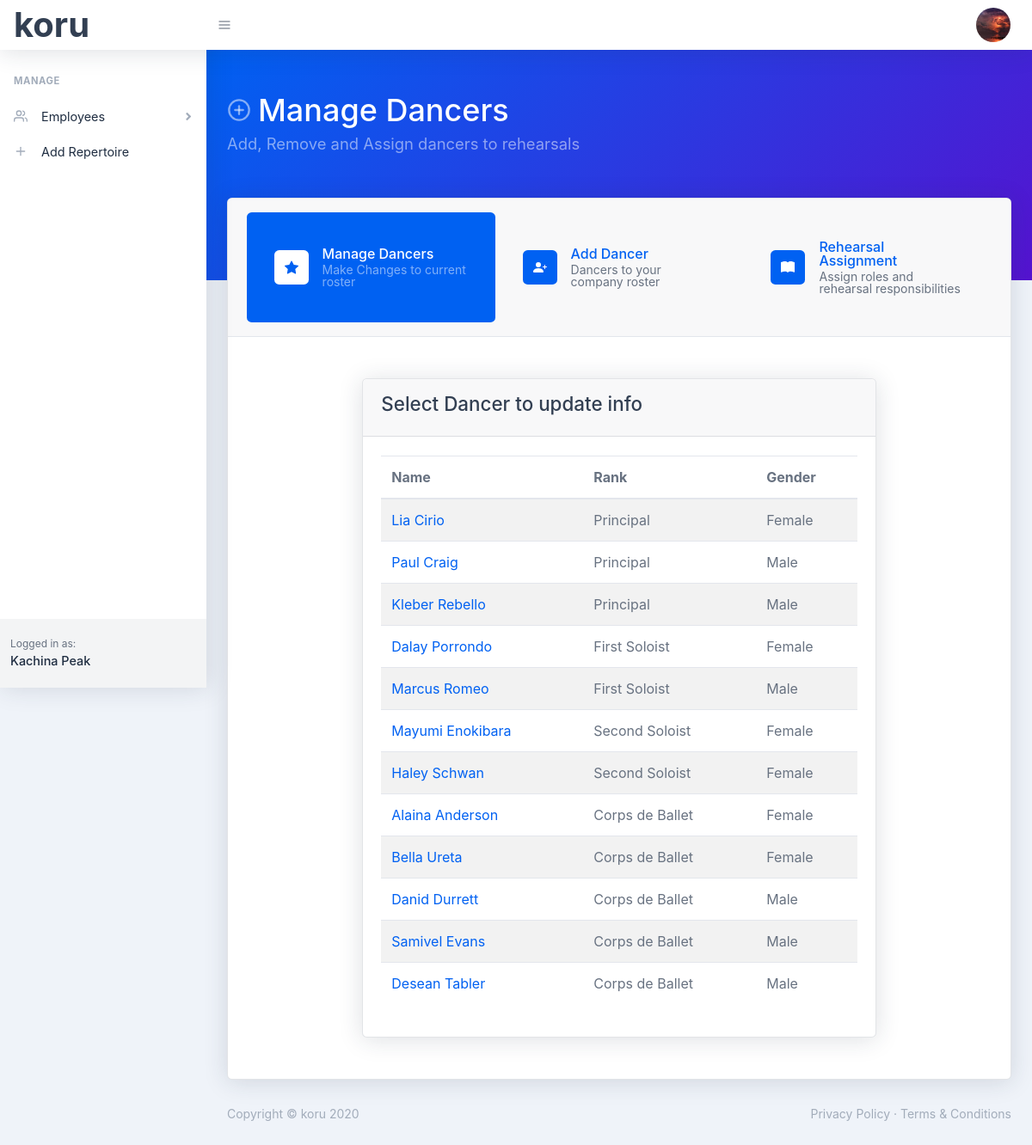
Screenshot of /manage-dancers (signed in) with the database file from the repository.
### koru/models.py (models this page shows, shortened)
class User(db.Model, UserMixin):
    id = db.Column(db.Integer, primary_key=True)
    first_name = db.Column(db.String(30), nullable=False)
    last_name = db.Column(db.String(30), nullable=False)
    company_name = db.Column(db.String(60), nullable=False)
    email = db.Column(db.String(60), unique=True, nullable=False)
    image_file = db.Column(db.String(20), nullable=False, default='default.png')
    password = db.Column(db.String(60), nullable=False)
    dancers = db.relationship('Dancer', backref='company', lazy=True)

class Dancer(db.Model):
    id = db.Column(db.Integer, primary_key=True)
    first_name = db.Column(db.String(30), nullable=False)
    last_name = db.Column(db.String(30), nullable=False)
    rank = db.Column(db.String(20), nullable=False)
    gender = db.Column(db.String(20), nullable=False)
    user_id = db.Column(db.Integer, db.ForeignKey('user.id'), nullable=False)

### koru/routes.py (the view)
@app.route('/manage-dancers', methods=['GET', 'POST'])
@login_required
def manage_dancers():
    principal_dancers = Dancer.query.filter_by(user_id=current_user.id).filter(Dancer.rank=='Principal').order_by(Dancer.gender, Dancer.last_name).all()
    first_soloist_dancers = Dancer.query.filter_by(user_id=current_user.id).filter(Dancer.rank=='First Soloist').order_by(Dancer.gender, Dancer.last_name).all()
    second_soloist_dancers = Dancer.query.filter_by(user_id=current_user.id).filter(Dancer.rank=='Second Soloist').order_by(Dancer.gender, Dancer.last_name).all()
    corps_dancers = Dancer.query.filter_by(user_id=current_user.id).filter(Dancer.rank=='Corps de Ballet').order_by(Dancer.gender, Dancer.last_name).all()
    apprentice_dancers = Dancer.query.filter_by(user_id=current_user.id).filter(Dancer.rank=='Apprentice/2nd Company').order_by(Dancer.gender, Dancer.last_name).all()
    return render_template('manage-dancers.html', title='Manage Dancers', manageActive='active', principal_dancers=principal_dancers, first_soloist_dancers=first_soloist_dancers,
                                                        second_soloist_dancers=second_soloist_dancers, corps_dancers=corps_dancers, apprentice_dancers=apprentice_dancers)

### koru/models.py (called while the page is built)
@login_manager.user_loader
def load_user(user_id):
    return User.query.get(int(user_id))

### koru/templates/manage-dancers.html (shortened to what this page needs)
{% extends "manageDancerLayout.html" %}
{% block dancerbody %}
<div class=" py-5 " >
    <div class="row justify-content-center">
        <div class="col-xxl-10 col-xl-8 col-sm-12">
            <div class="card">
                <div class="card-header"><h2>Select Dancer to update info</h2></div>
                <div class="card-body">
                    <table class="table table-striped table-responsive-sm table-responsive-md">
                        <thead>
                            <tr>
                                <th scope="col">Name</th>
                                <th scope="col">Rank</th>
                                <th scope="col">Gender</th>
                            </tr>
                        </thead>
                        <tbody>
                            {% for dancer in principal_dancers %}
                                <tr>
                                    <td> <a href="{{ url_for('dancer', dancer_id=dancer.id) }}"> {{dancer.first_name}} {{ dancer.last_name }}</a></td>
                                    <td>{{ dancer.rank }}</td>
                                    <td>{{ dancer.gender }}</td>
                                </tr>
                            {% endfor %}
                            {% for dancer in first_soloist_dancers %}
                                <tr>
                                    <td> <a href="{{ url_for('dancer', dancer_id=dancer.id) }}"> {{dancer.first_name}} {{ dancer.last_name }}</a></td>
                                    <td>{{ dancer.rank }}</td>
                                    <td>{{ dancer.gender }}</td>
                                </tr>
                            {% endfor %}
                            {% for dancer in second_soloist_dancers %}
                                <tr>
                                    <td> <a href="{{ url_for('dancer', dancer_id=dancer.id) }}"> {{dancer.first_name}} {{ dancer.last_name }}</a></td>
                                    <td>{{ dancer.rank }}</td>
                                    <td>{{ dancer.gender }}</td>
                                </tr>
                            {% endfor %}
                            {% for dancer in corps_dancers %}
                                <tr>
                                    <td> <a href="{{ url_for('dancer', dancer_id=dancer.id) }}"> {{dancer.first_name}} {{ dancer.last_name }}</a></td>
                                    <td>{{ dancer.rank }}</td>
                                    <td>{{ dancer.gender }}</td>
                                </tr>
                            {% endfor %}
                        </tbody>
                    </table>
                </div>
            </div>
        </div>
    </div>
</div>
{% endblock %}

### koru/templates/layout.html (shortened to what this page needs)
<!DOCTYPE html>
<html lang="en">
    <head>
        <link href="../static/css/styles.css" rel="stylesheet" />
        <link href="https://cdn.datatables.net/1.10.21/css/jquery.dataTables.min.css" type="text/css" rel="stylesheet" />
    </head>
    <body class="nav-fixed">
        <nav class="topnav navbar navbar-expand shadow navbar-light bg-white" id="sidenavAccordion">
            <a class="navbar-brand" style="font-size: 40px;" href="{{ url_for('index') }}">koru</a>
            <button class="btn btn-icon btn-transparent-dark order-1 order-lg-0 mr-lg-2" id="sidebarToggle" href="#"><i data-feather="menu"></i></button>
            <ul class="navbar-nav align-items-center ml-auto">
                {% if current_user.is_authenticated %}
                <li class="nav-item dropdown no-caret mr-2 dropdown-user">
                    <a class="btn btn-icon btn-transparent-dark dropdown-toggle" id="navbarDropdownUserImage" href="javascript:void(0);" role="button" data-toggle="dropdown" aria-haspopup="true" aria-expanded="false"><img class="img-fluid" src="../static/images/profile_pics/{{ current_user.image_file }}" /></a>
                </li>
                {% else %}
                <a class="nav-link" href="{{ url_for('register') }}">Register</a>
                <a class="nav-link" href="{{ url_for('login') }}">Login</a>
                {% endif %}
            </ul>
        </nav>
        <div id="layoutSidenav">
            <div id="layoutSidenav_nav">
                <nav class="sidenav shadow-right sidenav-light">
                    <div class="sidenav-menu">
                        <div class="nav accordion" id="accordionSidenav">
                            <div class="sidenav-menu-heading">Manage</div>
                            <a class="nav-link collapsed" href="javascript:void(0);" data-toggle="collapse" data-target="#collapseDashboards" aria-expanded="false" aria-controls="collapseDashboards">
                                <div class="nav-link-icon"><i data-feather="users"></i></div>
                                Employees
                                <div class="sidenav-collapse-arrow"><i class="fas fa-angle-down"></i></div>
                            </a>
                            <a class="nav-link" href="charts.html">
                                <div class="nav-link-icon"><i data-feather="plus"></i></div>
                                Add Repertoire
                            </a>
                        </div>
                    </div>
                    <div class="sidenav-footer">
                        <div class="sidenav-footer-content">
                            <div class="sidenav-footer-subtitle">Logged in as:</div>
                            <div class="sidenav-footer-title">{{ current_user.company_name }}</div>
                        </div>
                    </div>
                </nav>
            </div>
            <div id="layoutSidenav_content">
                <main>
                    {% block header %} {% endblock %}
                        {% block main %} {% endblock %}
                </main>
                <footer class="footer mt-auto footer-light">
                    <div class="container-fluid">
                        <div class="row">
                            <div class="col-md-6 small">Copyright &copy; koru 2020</div>
                            <div class="col-md-6 text-md-right small">
                                <a href="#!">Privacy Policy</a>
                                &middot;
                                <a href="#!">Terms &amp; Conditions</a>
                            </div>
                        </div>
                    </div>
                </footer>
            </div>
        </div>
    </body>
</html>

### rows the page displays
User: image_file (picture), company_name "Kachina Peak"
Dancer: first_name "Lia", last_name "Cirio", rank "Principal", gender "Female"
Dancer: first_name "Paul", last_name "Craig", rank "Principal", gender "Male"
Dancer: first_name "Kleber", last_name "Rebello", rank "Principal", gender "Male"
Dancer: first_name "Dalay", last_name "Porrondo", rank "First Soloist", gender "Female"
Dancer: first_name "Marcus", last_name "Romeo", rank "First Soloist", gender "Male"
Dancer: first_name "Mayumi", last_name "Enokibara", rank "Second Soloist", gender "Female"
Dancer: first_name "Haley", last_name "Schwan", rank "Second Soloist", gender "Female"
Dancer: first_name "Alaina", last_name "Anderson", rank "Corps de Ballet", gender "Female"
Dancer: first_name "Bella", last_name "Ureta", rank "Corps de Ballet", gender "Female"
Dancer: first_name "Danid", last_name "Durrett", rank "Corps de Ballet", gender "Male"
Dancer: first_name "Samivel", last_name "Evans", rank "Corps de Ballet", gender "Male"
Dancer: first_name "Desean", last_name "Tabler", rank "Corps de Ballet", gender "Male"
